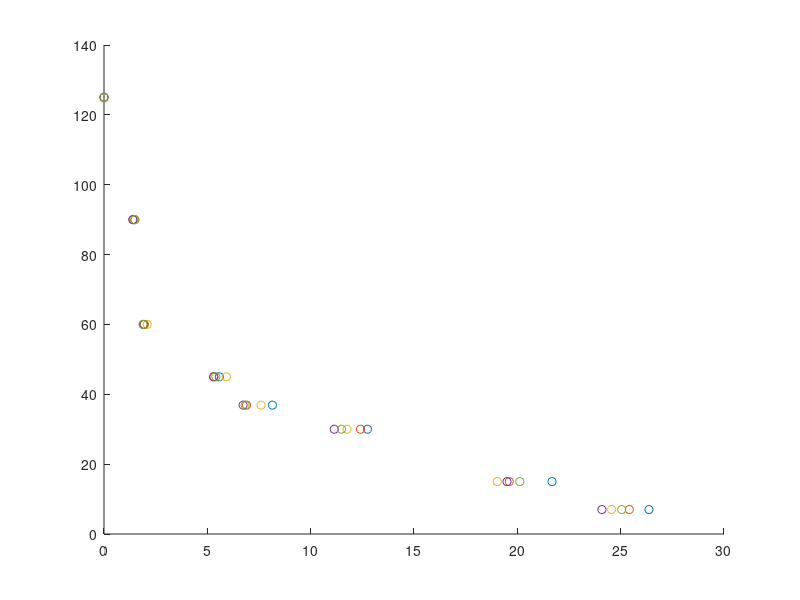
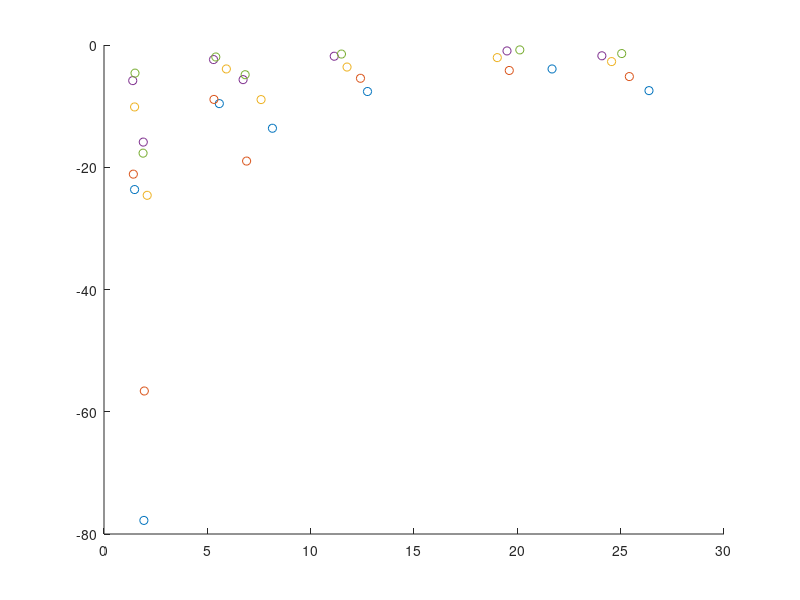
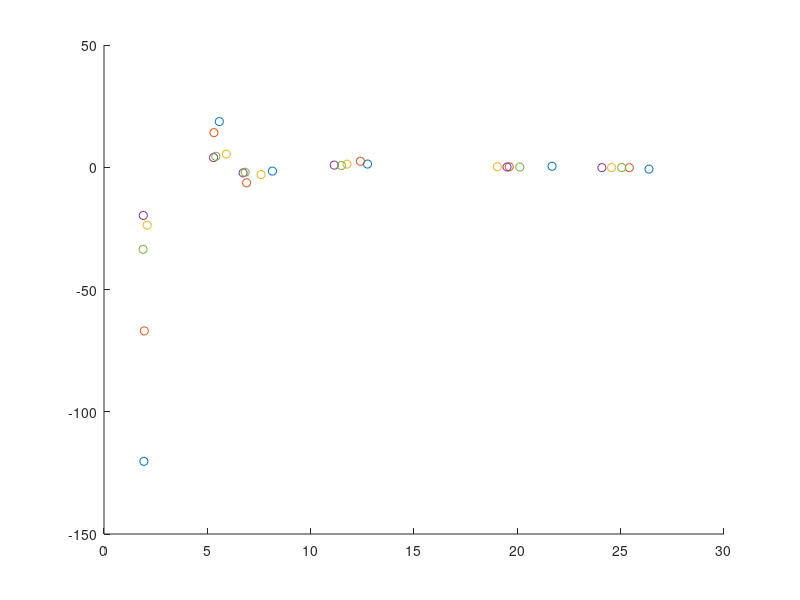

The MATLAB source for these figures, in order:
angle=[125 90 60 45 36.9 30 15 7];
anglematrix=[angle;angle;angle;angle;angle]
t=[0 1.48 1.93 5.58 8.15 12.75 21.68 26.37;0 1.42 1.95 5.32 6.90 12.41 19.61 25.42;0 1.48 2.09 5.92 7.60 11.76 19.03 24.56;0 1.39 1.90 5.30 6.73 11.14 19.5 24.09;0 1.5 1.89 5.41 6.83 11.49 20.12 25.05];


for i=1:(length(angle)-1)
    anglediff(i)=angle(i+1)-angle(i);
end

for i=1:rank(t)
    for ii=1:(length(t)-1)
        angvel(i,ii)=(angle(i+1)-angle(i))/(t(i,ii+1)-t(i,ii));
    end
end


for i=1:rank(angvel)
    for ii=1:(length(angvel)-1)
        angacc(i,ii)=(angvel(i,ii+1)-angvel(i,ii))/(t(i,ii+2)-t(i,ii+1));
    end
end

figure;
for i=1:rank(t)
    scatter(t(i,:),angle)
    hold on
end


t(:,1)=[];
figure;
for i=1:rank(t)
    scatter(t(i,:),angvel(i,:))
    hold on
end


t(:,1)=[];
figure;
for i=1:rank(t)
    scatter(t(i,:),angacc(i,:))
    hold on
end
